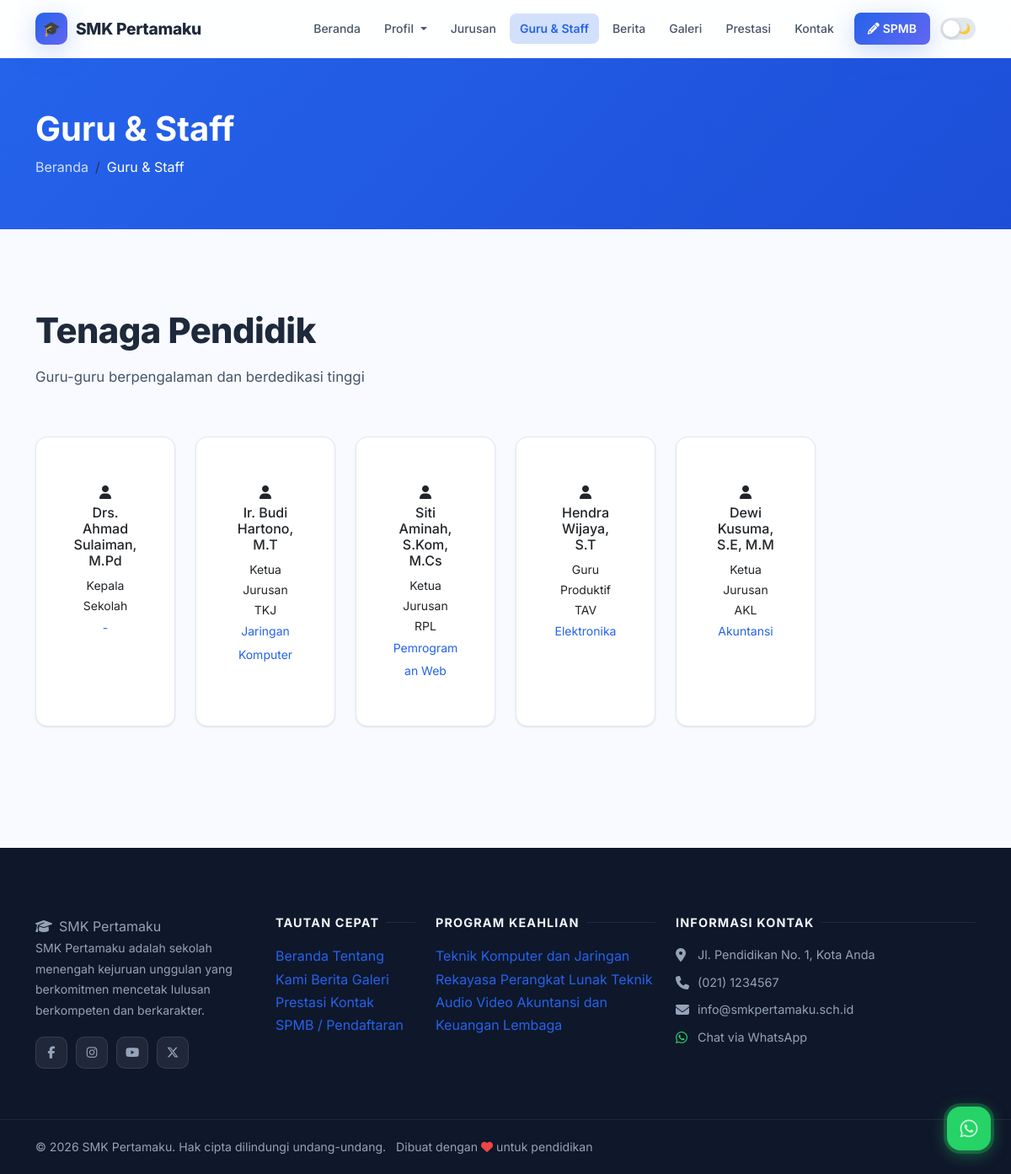
Screenshot of /guru-staff with the database file from the repository.
### tables this page shows
CREATE TABLE IF NOT EXISTS `teachers` (
  `id` INT AUTO_INCREMENT PRIMARY KEY,
  `name` VARCHAR(150) NOT NULL,
  `nip` VARCHAR(50) DEFAULT NULL,
  `position` VARCHAR(150) DEFAULT NULL,
  `subject` VARCHAR(150) DEFAULT NULL,
  `education` VARCHAR(200) DEFAULT NULL,
  `photo` VARCHAR(255) DEFAULT NULL,
  `email` VARCHAR(100) DEFAULT NULL,
  `phone` VARCHAR(20) DEFAULT NULL,
  `is_active` TINYINT(1) DEFAULT 1,
  `sort_order` INT DEFAULT 0,
  `created_at` TIMESTAMP DEFAULT CURRENT_TIMESTAMP
);

CREATE TABLE IF NOT EXISTS `social_media` (
  `id` INT AUTO_INCREMENT PRIMARY KEY,
  `platform` VARCHAR(50) NOT NULL,
  `url` VARCHAR(255) NOT NULL,
  `icon` VARCHAR(100) DEFAULT NULL,
  `is_active` TINYINT(1) DEFAULT 1
);

CREATE TABLE IF NOT EXISTS `programs` (
  `id` INT AUTO_INCREMENT PRIMARY KEY,
  `name` VARCHAR(200) NOT NULL,
  `code` VARCHAR(20) DEFAULT NULL,
  `description` LONGTEXT,
  `image` VARCHAR(255) DEFAULT NULL,
  `icon` VARCHAR(100) DEFAULT 'fas fa-laptop-code',
  `quota` INT DEFAULT 36,
  `is_active` TINYINT(1) DEFAULT 1,
  `sort_order` INT DEFAULT 0,
  `created_at` TIMESTAMP DEFAULT CURRENT_TIMESTAMP
);

### app/controllers/PublicController.php (called while the page is built, shortened)
<?php
class PublicController {
    public function teachers() {
        $db = getDB();
        $res = $db->query("SELECT * FROM teachers WHERE is_active=1 ORDER BY sort_order ASC");
        $teachers = $res ? $res->fetch_all(MYSQLI_ASSOC) : [];
        require_once __DIR__ . '/../../views/public/teachers.php';
    }
}

### index.php (called while the page is built, shortened)
<?php
require_once __DIR__ . '/routes/web.php';

### app/helpers.php (called while the page is built, shortened)
<?php
function getSettings() {
    $db = getDB();
    $res = $db->query("SELECT `key`, value FROM settings");
    $data = [];
    while ($row = $res->fetch_assoc()) {
        $data[$row['key']] = $row['value'];
    }
    return $data;
}

### views/public/teachers.php (the view, shortened to what this page needs)
<?php
require_once __DIR__ . '/../layouts/header.php';
?>
<div style="background:linear-gradient(135deg,var(--primary),var(--primary-dark));padding:60px 0;color:#fff;">
    <div class="container">
        <h1 class="fw-bold mb-2">Guru & Staff</h1>
        <nav aria-label="breadcrumb">
            <ol class="breadcrumb mb-0"><li class="breadcrumb-item"><a href="<?= APP_URL ?>/" style="color:rgba(255,255,255,0.8);">Beranda</a></li><li class="breadcrumb-item active text-white">Guru & Staff</li></ol>
        </nav>
    </div>
</div>
<section class="section">
    <div class="container">
        <div class="section-heading">
            <h2>Tenaga Pendidik</h2>
            <p>Guru-guru berpengalaman dan berdedikasi tinggi</p>
        </div>
        <div class="row g-4 mb-5">
            <?php foreach ($teachers as $teacher): ?>
            <div class="col-lg-2 col-md-3 col-4">
                <div class="card teacher-card h-100">
                    <div class="card-body py-4">
                        <div class="teacher-photo">
                            <?php if (!empty($teacher['photo'])): ?>
                                <img src="<?= UPLOAD_URL . htmlspecialchars($teacher['photo']) ?>" alt="<?= htmlspecialchars($teacher['name']) ?>">
                            <?php else: ?>
                                <div class="photo-placeholder"><i class="fas fa-user"></i></div>
                            <?php endif; ?>
                        </div>
                        <h6><?= htmlspecialchars($teacher['name']) ?></h6>
                        <small class="d-block"><?= htmlspecialchars($teacher['position'] ?? '') ?></small>
                        <?php if (!empty($teacher['subject'])): ?>
                            <small style="color:var(--primary);"><?= htmlspecialchars($teacher['subject']) ?></small>
                        <?php endif; ?>
                    </div>
                </div>
            </div>
            <?php endforeach; ?>
        </div>
    </div>
</section>
<?php require_once __DIR__ . '/../layouts/footer.php'; ?>

### views/layouts/footer.php (shortened to what this page needs)
<?php
$settings = getSettings();
$schoolName = $settings['school_name'] ?? 'SMK Pertamaku';
$footerAbout = $settings['footer_about'] ?? '';
$address = $settings['school_address'] ?? '';
$phone = $settings['school_phone'] ?? '';
$email = $settings['school_email'] ?? '';
$whatsapp = $settings['whatsapp_number'] ?? '';
$currentYear = date('Y');
$db = getDB();
$progRes = $db->query("SELECT id, name FROM programs WHERE is_active=1 ORDER BY sort_order LIMIT 6");
$footerPrograms = $progRes ? $progRes->fetch_all(MYSQLI_ASSOC) : [];
$smRes = $db->query("SELECT * FROM social_media WHERE is_active=1");
$socialMedia = $smRes ? $smRes->fetch_all(MYSQLI_ASSOC) : [];
?>
</main>
<footer class="site-footer">
    <div class="container">
        <div class="row g-4">
            <div class="col-lg-3 col-md-6">
                <span class="footer-brand"><i class="fas fa-graduation-cap me-2"></i><?= htmlspecialchars($schoolName) ?></span>
                <p><?= htmlspecialchars($footerAbout) ?></p>
                <?php if ($socialMedia): ?>
                <div class="social-links">
                    <?php foreach ($socialMedia as $sm): ?>
                        <a href="<?= htmlspecialchars($sm['url']) ?>" target="_blank" rel="noopener" class="social-link" title="<?= htmlspecialchars($sm['platform']) ?>">
                            <i class="<?= htmlspecialchars($sm['icon'] ?? 'fas fa-link') ?>"></i>
                        </a>
                    <?php endforeach; ?>
                </div>
                <?php endif; ?>
            </div>
            <div class="col-lg-2 col-md-6">
                <h5>Tautan Cepat</h5>
                <a href="<?= APP_URL ?>/">Beranda</a>
                <a href="<?= APP_URL ?>/profil">Tentang Kami</a>
                <a href="<?= APP_URL ?>/berita">Berita</a>
                <a href="<?= APP_URL ?>/galeri">Galeri</a>
                <a href="<?= APP_URL ?>/prestasi">Prestasi</a>
                <a href="<?= APP_URL ?>/kontak">Kontak</a>
                <a href="<?= APP_URL ?>/spmb">SPMB / Pendaftaran</a>
            </div>
            <div class="col-lg-3 col-md-6">
                <h5>Program Keahlian</h5>
                <?php foreach ($footerPrograms as $prog): ?>
                    <a href="<?= APP_URL ?>/jurusan/<?= $prog['id'] ?>"><?= htmlspecialchars($prog['name']) ?></a>
                <?php endforeach; ?>
            </div>
            <div class="col-lg-4 col-md-6">
                <h5>Informasi Kontak</h5>
                <?php if ($address): ?>
                <div class="d-flex gap-2 mb-2">
                    <i class="fas fa-map-marker-alt mt-1" style="color:#94a3b8;width:18px;"></i>
                    <span style="color:var(--footer-text);font-size:0.9rem;"><?= htmlspecialchars($address) ?></span>
                </div>
                <?php endif; ?>
                <?php if ($phone): ?>
                <div class="d-flex gap-2 mb-2">
                    <i class="fas fa-phone mt-1" style="color:#94a3b8;width:18px;"></i>
                    <a href="tel:<?= preg_replace('/[^0-9+]/', '', $phone) ?>" style="color:var(--footer-text);font-size:0.9rem;"><?= htmlspecialchars($phone) ?></a>
                </div>
                <?php endif; ?>
                <?php if ($email): ?>
                <div class="d-flex gap-2 mb-2">
                    <i class="fas fa-envelope mt-1" style="color:#94a3b8;width:18px;"></i>
                    <a href="mailto:<?= htmlspecialchars($email) ?>" style="color:var(--footer-text);font-size:0.9rem;"><?= htmlspecialchars($email) ?></a>
                </div>
                <?php endif; ?>
                <?php if ($whatsapp): ?>
                <div class="d-flex gap-2 mb-2">
                    <i class="fab fa-whatsapp mt-1" style="color:#25d366;width:18px;"></i>
                    <a href="https://wa.me/<?= preg_replace('/[^0-9]/', '', $whatsapp) ?>" target="_blank" style="color:var(--footer-text);font-size:0.9rem;">Chat via WhatsApp</a>
                </div>
                <?php endif; ?>
            </div>
        </div>
    </div>
    <div class="footer-bottom">
        <div class="container">
            <p class="mb-0">
                &copy; <?= $currentYear ?> <?= htmlspecialchars($schoolName) ?>. Hak cipta dilindungi undang-undang.
                <span class="ms-2">Dibuat dengan <i class="fas fa-heart" style="color:#ef4444;"></i> untuk pendidikan</span>
            </p>
        </div>
    </div>
</footer>
<?php if ($whatsapp): ?>
<a href="https://wa.me/<?= preg_replace('/[^0-9]/', '', $whatsapp) ?>?text=Halo+<?= urlencode($schoolName) ?>%2C+saya+ingin+bertanya..."
   class="whatsapp-float" target="_blank" rel="noopener" title="Chat WhatsApp">
    <i class="fab fa-whatsapp"></i>
</a>
<?php endif; ?>
</body>
</html>

### assets/css/style.css (style rules this page uses)
:root { --bg: #f8faff; --bg-secondary: #f0f4ff; --bg-card: #ffffff; --text: #1e293b; --text-secondary:#475569; --text-muted: #94a3b8; --primary: #2563eb; --primary-light: #3b82f6; --primary-dark: #1d4ed8; --primary-glow: rgba(37,99,235,0.20); --accent: #6366f1; --accent-glow: rgba(99,102,241,0.18); --success: #16a34a; --warning: #d97706; --danger: #dc2626; --border: #e2e8f0; --border-light: #f1f5f9; --navbar-bg: rgba(255,255,255,0.85); --footer-bg: #0f172a; --footer-text: #94a3b8; --shadow-sm: 0 1px 3px rgba(0,0,0,0.06), 0 1px 2px rgba(0,0,0,0.04); --shadow: 0 4px 16px rgba(0,0,0,0.08); --shadow-md: 0 8px 32px rgba(0,0,0,0.10); --shadow-lg: 0 20px 60px rgba(0,0,0,0.12); --shadow-blue: 0 8px 32px rgba(37,99,235,0.25); --radius: 14px; --radius-lg: 20px; --transition: all 0.3s cubic-bezier(0.4,0,0.2,1); --gradient: linear-gradient(135deg, #2563eb 0%, #6366f1 100%); --gradient-hero: linear-gradient(135deg, #0f172a 0%, #1e3a8a 50%, #1e1b4b 100%); }
*, *::before, *::after { box-sizing: border-box; }
html { scroll-behavior: smooth; font-size: 16px; }
body { background-color: var(--bg); color: var(--text); font-family: 'Segoe UI', system-ui, -apple-system, 'Helvetica Neue', sans-serif; line-height: 1.7; transition: background-color 0.4s ease, color 0.3s ease; overflow-x: hidden; }
a { color: var(--primary); text-decoration: none; transition: var(--transition); }
.section { padding: 96px 0; }
.section-heading { margin-bottom: 56px; }
.section-heading h2 { font-size: clamp(1.75rem, 3.5vw, 2.6rem); font-weight: 800; color: var(--text); line-height: 1.2; letter-spacing: -0.5px; margin-bottom: 14px; }
.section-heading p { color: var(--text-secondary); font-size: 1.05rem; max-width: 560px; line-height: 1.8; }
.site-footer { background: var(--footer-bg); padding: 80px 0 0; color: var(--footer-text); }
.site-footer p { font-size: 0.88rem; line-height: 1.75; color: var(--footer-text); }
.site-footer h5 { color: #f1f5f9; font-size: 0.9rem; font-weight: 700; text-transform: uppercase; letter-spacing: 0.08em; margin-bottom: 18px; display: flex; align-items: center; gap: 8px; }
.site-footer h5::after { content: ''; flex: 1; height: 1px; background: rgba(255,255,255,0.08); }
.social-links { display: flex; gap: 10px; margin-top: 18px; flex-wrap: wrap; }
.social-link { width: 38px; height: 38px; background: rgba(255,255,255,0.07); border: 1px solid rgba(255,255,255,0.1); border-radius: 10px; display: flex; align-items: center; justify-content: center; color: var(--footer-text); font-size: 0.9rem; transition: var(--transition); }
.footer-bottom { margin-top: 60px; border-top: 1px solid rgba(255,255,255,0.07); padding: 20px 0; display: flex; align-items: center; justify-content: space-between; flex-wrap: wrap; gap: 12px; font-size: 0.82rem; color: var(--footer-text); }
.whatsapp-float { position: fixed; bottom: 28px; right: 24px; width: 52px; height: 52px; background: #25d366; border-radius: 16px; display: flex; align-items: center; justify-content: center; color: #fff; font-size: 1.5rem; z-index: 1000; box-shadow: 0 4px 20px rgba(37,211,102,0.45); transition: var(--transition); }
.whatsapp-float::before { content: ''; position: absolute; inset: -4px; background: rgba(37,211,102,0.25); border-radius: 20px; animation: wa-pulse 2.5s ease-in-out infinite; }
.teacher-card { background: var(--bg-card); border: 1px solid var(--border); border-radius: var(--radius-lg); padding: 28px 20px; text-align: center; transition: var(--transition); }
.card { background: var(--bg-card); border: 1px solid var(--border); border-radius: var(--radius); transition: var(--transition); box-shadow: var(--shadow-sm); }
.card-body { padding: 20px 22px; }

### views/layouts/header.php (style rules this page uses)
body { font-family:'Inter',system-ui,sans-serif; }

### rows the page displays
teachers: name "Drs. Ahmad Sulaiman, M.Pd", position "Kepala Sekolah", subject "-"
teachers: name "Ir. Budi Hartono, M.T", position "Ketua Jurusan TKJ", subject "Jaringan Komputer"
teachers: name "Siti Aminah, S.Kom, M.Cs", position "Ketua Jurusan RPL", subject "Pemrograman Web"
teachers: name "Hendra Wijaya, S.T", position "Guru Produktif TAV", subject "Elektronika"
teachers: name "Dewi Kusuma, S.E, M.M", position "Ketua Jurusan AKL", subject "Akuntansi"
programs: name "Teknik Komputer dan Jaringan"
programs: name "Rekayasa Perangkat Lunak"
programs: name "Teknik Audio Video"
programs: name "Akuntansi dan Keuangan Lembaga"

### other values shown
$schoolName "SMK Pertamaku"
$footerAbout "SMK Pertamaku adalah sekolah menengah kejuruan unggulan yang berkomitmen mencetak lulusan berkompeten dan berkarakter."
$address "Jl. Pendidikan No. 1, Kota Anda"
$phone "(021) 1234567"
$email "info@smkpertamaku.sch.id"
